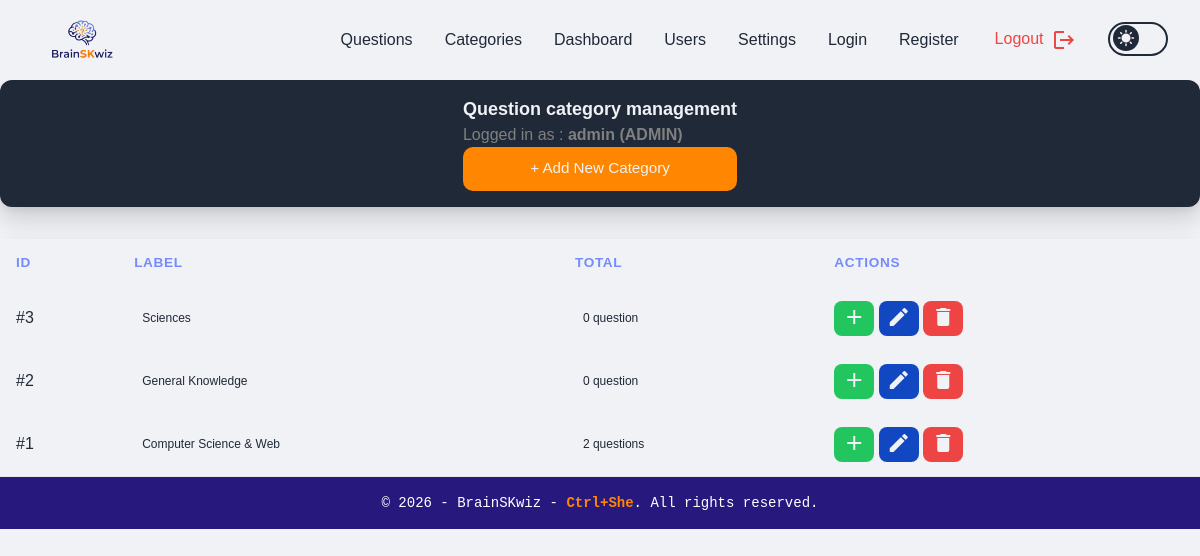
Screenshot of /admin_categories.php (signed in) with the database file from the repository.
### tables this page shows
CREATE TABLE IF NOT EXISTS categories (
    id INT AUTO_INCREMENT PRIMARY KEY,
    label VARCHAR(255) NOT NULL,
    created_at TIMESTAMP DEFAULT CURRENT_TIMESTAMP
);

### src/admin_categories.php (the view, shortened to what this page needs)
<?php
require_once __DIR__ . '/config/db.php';
$query = '
    SELECT c.*, COUNT(q.id) AS total_questions
    FROM categories c
    LEFT JOIN questions q ON q.category_id = c.id
    GROUP BY c.id
    ORDER BY c.id DESC
';
$categories = $pdo->query($query)->fetchAll();
require_once __DIR__ . '/components/header.php';
?>
        <div class="titleBox">
            <div>
                <h1 class="titleText">Question category management</h1>
                <p class="subTitle">
                    Logged in as : <strong><?php echo htmlspecialchars($_SESSION['username'] ?? 'Admin', ENT_QUOTES, 'UTF-8'); ?> (<span class="uppercase"><?php echo htmlspecialchars($_SESSION['role'], ENT_QUOTES, 'UTF-8'); ?></span>)</strong>
                </p>
                <button id="open-modal-btn" class="btn">
                    + Add New Category
                </button>
            </div>
        </div>
        <div class="table">
            <table>
                <thead class="tableTitle">
                    <tr>
                        <th>ID</th>
                        <th>Label</th>
                        <th>Total</th>
                        <th>Actions</th>
                    </tr>
                </thead>
                <tbody id="categories-table-body">
                    <?php foreach($categories as $cat): ?>
                        <tr id="category-row-<?php echo $cat['id']; ?>">
                            <td>#<?php echo $cat['id']; ?></td>
                            <td>
                                <span>
                                    <?php echo htmlspecialchars($cat['label'], ENT_QUOTES, 'UTF-8'); ?>
                                </span>
                            </td>
                            <td>
                                <span>
                                    <?php echo $cat['total_questions'] . ' ' . ($cat['total_questions'] > 1 ? 'questions' : 'question'); ?>
                                </span>
                            </td>
                            <td>
                                <div>
                                    <button
                                        data-id="<?php echo $cat['id']; ?>"
                                        data-label="<?php echo htmlspecialchars($cat['label'], ENT_QUOTES, 'UTF-8'); ?>"
                                        onclick="initManageQuestionsModal(this)"
                                        title="Add Questions"
                                        class="addBtn">
                                        <span class="material-icons">add</span>
                                    </button>
                                    <button
                                        data-id="<?php echo $cat['id']; ?>"
                                        data-label="<?php echo htmlspecialchars($cat['label'], ENT_QUOTES, 'UTF-8'); ?>"
                                        onclick="initEditModal(this)"
                                        title="Edit Category"
                                        class="editBtn">
                                        <span class="material-icons">edit</span>
                                    </button>
                                    <button
                                        onclick="confirmDeleteCategory(<?php echo $cat['id']; ?>)"
                                        title="Delete Category"
                                        class="deleteBtn">
                                        <span class="material-icons">delete</span>
                                    </button>
                                </div>
                            </td>
                        </tr>
                    <?php endforeach; ?>
                </tbody>
            </table>
        </div>
<?php require_once __DIR__ . '/components/footer.php'; ?>

### src/css/style.css (style rules this page uses)
:root { --color-primary: #758bfd; --color-primary-light: #aeb8fe; --color-primary-dark: #27187e; --color-bg: #f1f2f6; --color-text: #1f2937; --color-white: #f1f2f6; --color-black: #1f2937; --color-success: #22c55e; --color-warning: #ff8600; --color-danger: #ef4444; --shadow-modal: 0 4px 6px rgba(0, 0, 0, 0.05), 0 12px 24px rgba(0, 0, 0, 0.15); }
body { background: var(--color-bg); color: var(--color-text); font-family: 'Clash Display', sans-serif; }
.btn { width: 100%; padding: 0.65rem 1rem; background-color: var(--color-primary); border-radius: 10px; color: var(--color-white); font-size: 0.95rem; outline: none; }
#open-modal-btn { background-color: var(--color-warning); }
.titleBox { display: flex; flex-direction: column; align-items: center; gap: 0.5rem; margin-bottom: 2rem; background-color: var(--color-black); border-radius: 12px; box-shadow: var(--shadow-modal); padding: 1rem; }
.titleText { font-size: large; font-weight: bold; color: var(--color-white); }
.subTitle { color: grey; }
.table { width: 100%; overflow-x: auto; border-radius: 12px; background: var(--color-bg); box-shadow: var(--shadow-modal); }
table { width: 100%; border-collapse: collapse; font-family: inherit; }
thead.tableTitle { background: var(--color-bg); text-align: left; }
thead.tableTitle th { padding: 14px 16px; font-size: 0.85rem; text-transform: uppercase; letter-spacing: 0.05em; color: var(--color-primary); }
tbody tr { background-color: var(--color-bg); }
td { padding: 14px 16px; vertical-align: middle; }
td span { display: inline-block; font-size: 0.75rem; padding: 4px 8px; border-radius: 6px; white-space: nowrap; }
.editBtn { background: #1148c1; color: var(--color-white); }
.deleteBtn { background: var(--color-danger); color: var(--color-white); }
.addBtn { background-color: var(--color-success); color: var(--color-white); }
button { cursor: pointer; border-radius: 8px; padding: 6px 10px; font-size: 0.75rem; }

### rows the page displays
categories: id "3", label "Sciences", total_questions "0"
categories: id "2", label "General Knowledge", total_questions "0"
categories: id "1", label "Computer Science & Web", total_questions "2"

### other values shown
$_SESSION['username'] "admin"
$_SESSION['role'] "ADMIN"
